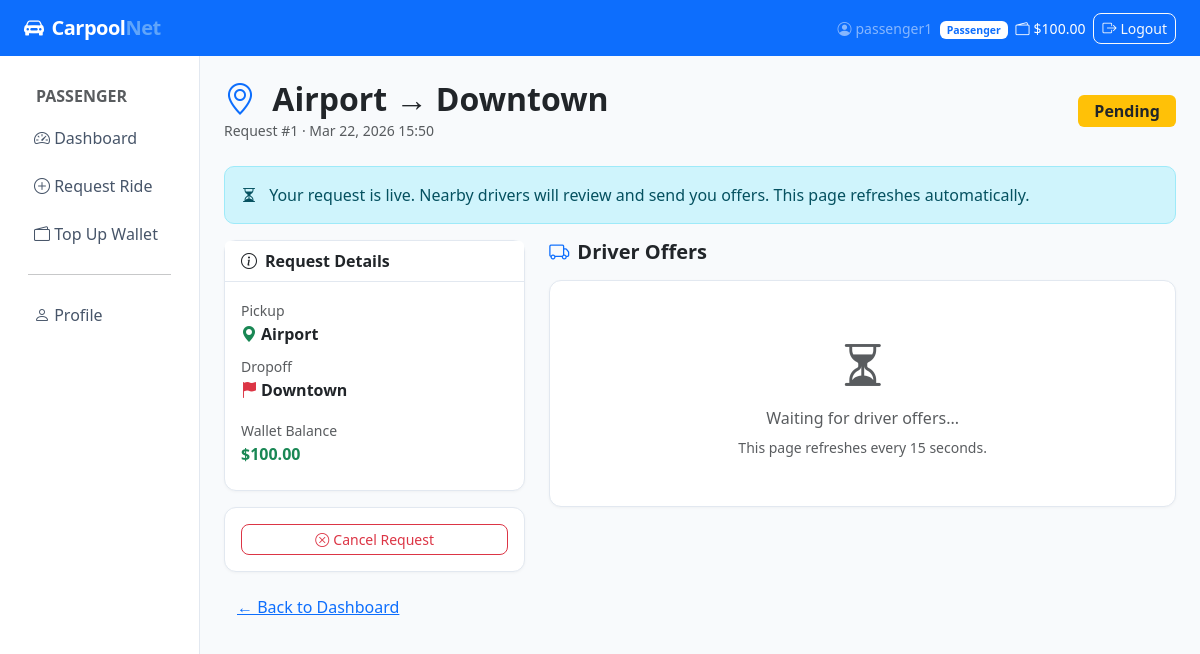
Page /trips/passenger/request/1/ (signed in) on the committed database.
### accounts/models.py (models this page shows, shortened)
class User(AbstractUser):
    ROLE_PASSENGER = 'passenger'
    ROLE_DRIVER = 'driver'
    ROLE_CHOICES = [
        (ROLE_PASSENGER, 'Passenger'),
        (ROLE_DRIVER, 'Driver'),
    ]
    role = models.CharField(max_length=20, choices=ROLE_CHOICES, default=ROLE_PASSENGER)
    phone = models.CharField(max_length=20, blank=True)
    vehicle_model = models.CharField(max_length=100, blank=True)
    vehicle_plate = models.CharField(max_length=20, blank=True)
    wallet_balance = models.DecimalField(max_digits=10, decimal_places=2, default=0.00)
    total_earnings = models.DecimalField(max_digits=10, decimal_places=2, default=0.00)
    @property
    def is_driver(self):
        return self.role == self.ROLE_DRIVER
    @property
    def is_passenger(self):
        return self.role == self.ROLE_PASSENGER

### trips/models.py (models this page shows, shortened)
class CarpoolRequest(models.Model):
    STATUS_PENDING = 'pending'
    STATUS_OFFERED = 'offered'
    STATUS_CONFIRMED = 'confirmed'
    STATUS_CANCELLED = 'cancelled'
    STATUS_COMPLETED = 'completed'
    STATUS_CHOICES = [
        (STATUS_PENDING, 'Pending'),
        (STATUS_OFFERED, 'Driver Offered'),
        (STATUS_CONFIRMED, 'Confirmed'),
        (STATUS_CANCELLED, 'Cancelled'),
        (STATUS_COMPLETED, 'Completed'),
    ]
    passenger = models.ForeignKey(
        settings.AUTH_USER_MODEL, on_delete=models.CASCADE,
        related_name='carpool_requests'
    )
    pickup_node = models.ForeignKey(Node, on_delete=models.PROTECT, related_name='pickups')
    dropoff_node = models.ForeignKey(Node, on_delete=models.PROTECT, related_name='dropoffs')
    status = models.CharField(max_length=20, choices=STATUS_CHOICES, default=STATUS_PENDING)
    confirmed_trip = models.ForeignKey(
        Trip, on_delete=models.SET_NULL, null=True, blank=True,
        related_name='carpool_requests'
    )
    fare = models.DecimalField(max_digits=8, decimal_places=2, null=True, blank=True)
    created_at = models.DateTimeField(auto_now_add=True)
    updated_at = models.DateTimeField(auto_now=True)
    class Meta:
        ordering = ['-created_at']

### network/models.py (models this page shows)
class Node(models.Model):
    name = models.CharField(max_length=100, unique=True)
    description = models.TextField(blank=True)
    latitude = models.FloatField(null=True, blank=True)
    longitude = models.FloatField(null=True, blank=True)
    created_at = models.DateTimeField(auto_now_add=True)
    def __str__(self):
        return self.name

### trips/views.py (the view)
    @login_required
    def wrapper(request, *args, **kwargs):
        if not request.user.is_passenger:
            messages.error(request, 'Only passengers can access this page.')
            return redirect('trips:driver_dashboard')
        return view_func(request, *args, **kwargs)

### trips/views.py (called while the page is built)
def passenger_required(view_func):
    @login_required
    def wrapper(request, *args, **kwargs):
        if not request.user.is_passenger:
            messages.error(request, 'Only passengers can access this page.')
            return redirect('trips:driver_dashboard')
        return view_func(request, *args, **kwargs)
    return wrapper

@passenger_required
def request_detail(request, request_id):
    carpool_req = get_object_or_404(CarpoolRequest, id=request_id, passenger=request.user)
    offers = carpool_req.offers.filter(
        status=CarpoolOffer.STATUS_PENDING
    ).select_related('trip__driver', 'trip__start_node', 'trip__end_node')
    return render(request, 'trips/request_detail.html', {
        'request': carpool_req, 'offers': offers,
    })

### templates/trips/request_detail.html (shortened to what this page needs)
{% extends 'base.html' %}
{% block content %}
<div class="d-flex justify-content-between align-items-center mb-4">
  <div>
    <h2 class="fw-bold mb-0">
      <i class="bi bi-geo-alt me-2 text-primary"></i>
      {{ request.pickup_node }} → {{ request.dropoff_node }}
    </h2>
    <small class="text-muted">Request #{{ request.id }} · {{ request.created_at|date:"M d, Y H:i" }}</small>
  </div>
  <span class="badge fs-6 px-3 py-2
    {% if request.status == 'pending' %}bg-warning text-dark
    {% elif request.status == 'offered' %}bg-purple
    {% elif request.status == 'confirmed' %}bg-success
    {% elif request.status == 'completed' %}bg-primary
    {% else %}bg-secondary{% endif %}"
    style="{% if request.status == 'offered' %}background:#7c3aed{% endif %}">
    {{ request.get_status_display }}
  </span>
</div>
{% if request.status == 'pending' %}
<div class="alert alert-info">
  <i class="bi bi-hourglass-split me-2"></i>
  Your request is live. Nearby drivers will review and send you offers.
  This page refreshes automatically.
</div>
{% elif request.status == 'offered' %}
<div class="alert alert-warning">
  <i class="bi bi-bell-fill me-2"></i>
  <strong>{{ offers|length }} driver offer(s) available!</strong> Review and confirm one below.
</div>
{% elif request.status == 'completed' %}
<div class="alert alert-primary">
  <i class="bi bi-flag-fill me-2"></i>
  Ride completed! ${{ request.fare }} was charged from your wallet.
</div>
{% elif request.status == 'cancelled' %}
<div class="alert alert-secondary">
  <i class="bi bi-x-circle me-2"></i>This request was cancelled.
</div>
{% endif %}
<div class="row g-4">
  <div class="col-md-4">
    <div class="card mb-3">
      <div class="card-header fw-semibold"><i class="bi bi-info-circle me-2"></i>Request Details</div>
      <div class="card-body">
        <div class="mb-2">
          <span class="text-muted small">Pickup</span>
          <div class="fw-bold"><i class="bi bi-geo-alt-fill text-success me-1"></i>{{ request.pickup_node }}</div>
        </div>
        <div class="mb-3">
          <span class="text-muted small">Dropoff</span>
          <div class="fw-bold"><i class="bi bi-flag-fill text-danger me-1"></i>{{ request.dropoff_node }}</div>
        </div>
        <div class="mb-2">
          <span class="text-muted small">Wallet Balance</span>
          <div class="fw-semibold text-success">${{ user.wallet_balance }}</div>
        </div>
      </div>
    </div>
    {% if request.status in 'pending,offered' %}
    <div class="card">
      <div class="card-body">
        <form method="post" action="{% url 'trips:cancel_request' request.id %}"
              onsubmit="return confirm('Cancel this request?')">
          <button class="btn btn-outline-danger w-100 btn-sm">
            <i class="bi bi-x-circle me-1"></i>Cancel Request
          </button>
        </form>
      </div>
    </div>
    {% endif %}
  </div>
  <div class="col-md-8">
    <h5 class="fw-bold mb-3">
      <i class="bi bi-truck me-2 text-primary"></i>Driver Offers
    </h5>
    {% if offers %}
    <div class="row g-3">
      {% for offer in offers %}
      <div class="col-12">
        <div class="card border-primary-subtle">
          <div class="card-body">
            <div class="d-flex justify-content-between align-items-start mb-3">
              <div>
                <h6 class="fw-bold mb-0">
                  <i class="bi bi-person-circle me-2 text-primary"></i>
                  {{ offer.trip.driver.get_full_name|default:offer.trip.driver.username }}
                </h6>
                <small class="text-muted">
                  Trip: {{ offer.trip.start_node }} → {{ offer.trip.end_node }}
                  · Status: <span class="badge badge-{{ offer.trip.status }}">{{ offer.trip.get_status_display }}</span>
                </small>
              </div>
              <div class="text-end">
                <div class="fare-badge">${{ offer.fare }}</div>
                <div class="text-muted small">Total Fare</div>
              </div>
            </div>
            <div class="row g-2 mb-3">
              <div class="col-6">
                <div class="bg-light rounded p-2 text-center">
                  <div class="fw-bold {% if offer.detour_nodes == 0 %}text-success{% elif offer.detour_nodes <= 2 %}text-warning{% else %}text-muted{% endif %}">
                    {% if offer.detour_nodes == 0 %}
                      <i class="bi bi-check-circle-fill me-1"></i>None
                    {% else %}
                      +{{ offer.detour_nodes }} node{{ offer.detour_nodes|pluralize }}
                    {% endif %}
                  </div>
                  <div class="text-muted small">Driver Detour</div>
                </div>
              </div>
              <div class="col-6">
                <div class="bg-light rounded p-2 text-center">
                  <div class="fw-bold text-success">${{ offer.fare }}</div>
                  <div class="text-muted small">You Pay</div>
                </div>
              </div>
            </div>
            {% if request.status in 'pending,offered' %}
              {% if user.wallet_balance >= offer.fare %}
              <form method="post" action="{% url 'trips:confirm_offer' offer.id %}">
                {% csrf_token %}
                <button class="btn btn-success w-100">
                  <i class="bi bi-check-lg me-1"></i>
                  Confirm This Offer — ${{ offer.fare }}
                </button>
              </form>
              {% else %}
              <div class="alert alert-warning py-2 mb-2 small">
                <i class="bi bi-exclamation-triangle me-1"></i>
                Insufficient balance. You need ${{ offer.fare }} but have ${{ user.wallet_balance }}.
                <a href="{% url 'accounts:topup' %}" class="ms-1">Top up →</a>
              </div>
              <button class="btn btn-secondary w-100" disabled>Insufficient Balance</button>
              {% endif %}
            {% endif %}
          </div>
        </div>
      </div>
      {% endfor %}
    </div>
    {% elif request.status == 'pending' %}
    <div class="card text-center py-5">
      <div class="text-muted">
        <i class="bi bi-hourglass-split hero-icon d-block mb-2"></i>
        <h6>Waiting for driver offers...</h6>
        <p class="small mb-0">This page refreshes every 15 seconds.</p>
      </div>
    </div>
    {% else %}
    <div class="card text-center py-4">
      <div class="text-muted">No pending offers.</div>
    </div>
    {% endif %}
  </div>
</div>
<div class="mt-3">
  <a href="{% url 'trips:passenger_dashboard' %}" class="btn btn-link">← Back to Dashboard</a>
</div>
{% endblock %}

### templates/base.html (shortened to what this page needs)
<!DOCTYPE html>
<html lang="en" data-bs-theme="light">
<head>
  <link href="https://cdn.jsdelivr.net/npm/bootstrap@5.3.2/dist/css/bootstrap.min.css" rel="stylesheet">
  <link href="https://cdn.jsdelivr.net/npm/bootstrap-icons@1.11.3/font/bootstrap-icons.min.css" rel="stylesheet">
</head>
<body>
<nav class="navbar navbar-expand-lg navbar-dark bg-primary sticky-top">
  <div class="container-fluid px-4">
    <a class="navbar-brand" href="/"><i class="bi bi-car-front-fill me-2"></i>Carpool<span>Net</span></a>
    <div class="collapse navbar-collapse" id="nav">
      <ul class="navbar-nav ms-auto align-items-center gap-2">
        {% if user.is_authenticated %}
          <li class="nav-item">
            <span class="navbar-text text-white-50 small">
              <i class="bi bi-person-circle me-1"></i>{{ user.username }}
              <span class="badge bg-white text-primary ms-1">{{ user.get_role_display }}</span>
            </span>
          </li>
          {% if user.is_passenger %}
          <li class="nav-item">
            <span class="navbar-text text-white small">
              <i class="bi bi-wallet2 me-1"></i>${{ user.wallet_balance }}
            </span>
          </li>
          {% endif %}
          <li class="nav-item">
            <a class="btn btn-outline-light btn-sm" href="{% url 'accounts:logout' %}">
              <i class="bi bi-box-arrow-right me-1"></i>Logout
            </a>
          </li>
        {% else %}
          <li class="nav-item"><a class="btn btn-outline-light btn-sm" href="{% url 'accounts:login' %}">Login</a></li>
          <li class="nav-item"><a class="btn btn-light btn-sm" href="{% url 'accounts:register' %}">Register</a></li>
        {% endif %}
      </ul>
    </div>
  </div>
</nav>
<div class="container-fluid">
  <div class="row">
    {% if user.is_authenticated %}
    <nav class="col-md-2 d-none d-md-block sidebar py-3">
      <div class="nav flex-column">
        {% if user.is_driver %}
          <span class="nav-link text-muted small fw-bold px-3 pb-1">DRIVER</span>
          <a href="{% url 'trips:driver_dashboard' %}" class="nav-link {% if request.resolver_match.url_name == 'driver_dashboard' %}active{% endif %}">
            <i class="bi bi-speedometer2"></i> Dashboard
          </a>
          <a href="{% url 'trips:create_trip' %}" class="nav-link {% if request.resolver_match.url_name == 'create_trip' %}active{% endif %}">
            <i class="bi bi-plus-circle"></i> New Trip
          </a>
        {% else %}
          <span class="nav-link text-muted small fw-bold px-3 pb-1">PASSENGER</span>
          <a href="{% url 'trips:passenger_dashboard' %}" class="nav-link {% if request.resolver_match.url_name == 'passenger_dashboard' %}active{% endif %}">
            <i class="bi bi-speedometer2"></i> Dashboard
          </a>
          <a href="{% url 'trips:create_request' %}" class="nav-link {% if request.resolver_match.url_name == 'create_request' %}active{% endif %}">
            <i class="bi bi-plus-circle"></i> Request Ride
          </a>
          <a href="{% url 'accounts:topup' %}" class="nav-link {% if request.resolver_match.url_name == 'topup' %}active{% endif %}">
            <i class="bi bi-wallet2"></i> Top Up Wallet
          </a>
        {% endif %}
        <hr class="mx-3">
        <a href="{% url 'accounts:profile' %}" class="nav-link {% if request.resolver_match.url_name == 'profile' %}active{% endif %}">
          <i class="bi bi-person"></i> Profile
        </a>
      </div>
    </nav>
    <main class="col-md-10 py-4 px-4">
    {% else %}
    <main class="col-12 py-4 px-4">
    {% endif %}
      {% block content %}{% endblock %}
    </main>
  </div>
</div>
</body>
</html>

### templates/base.html (style rules this page uses)
:root { --cp-primary: #2563eb; --cp-secondary: #7c3aed; --cp-success: #059669; --cp-surface: #f8fafc; }
body { background: var(--cp-surface); font-family: 'Segoe UI', system-ui, sans-serif; }
.navbar-brand { font-weight: 800; letter-spacing: -0.5px; }
.navbar-brand span { color: #60a5fa; }
.sidebar { min-height: calc(100vh - 56px); background: #fff; border-right: 1px solid #e2e8f0; }
.sidebar .nav-link { color: #475569; border-radius: 8px; margin: 2px 8px; padding: 10px 14px; }
.sidebar .nav-link i { width: 20px; }
.card { border: 1px solid #e2e8f0; border-radius: 12px; box-shadow: 0 1px 3px rgba(0,0,0,.04); }
.card-header { background: #fff; border-bottom: 1px solid #e2e8f0; font-weight: 600; }
.alert { border-radius: 10px; }
.btn { border-radius: 8px; }
.hero-icon { font-size: 3rem; }

### rows in the picture
User: username "passenger1", role "Passenger", wallet_balance "100.00"
CarpoolRequest: pickup_node "Airport", dropoff_node "Downtown", id "1", created_at "Mar 22, 2026 15:50", status "Pending"
